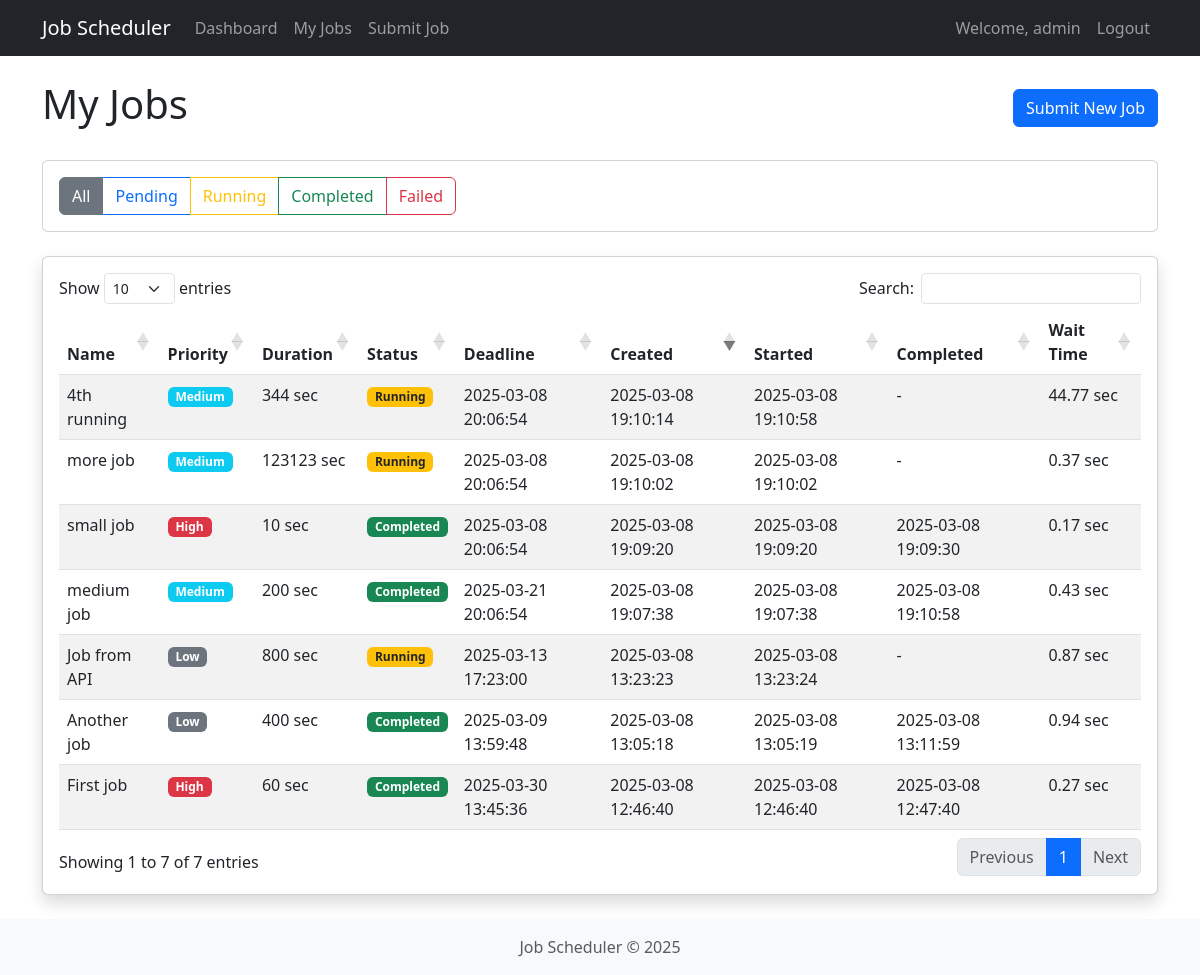
/jobs/ (signed in), run on an earlier commit of the app's database.
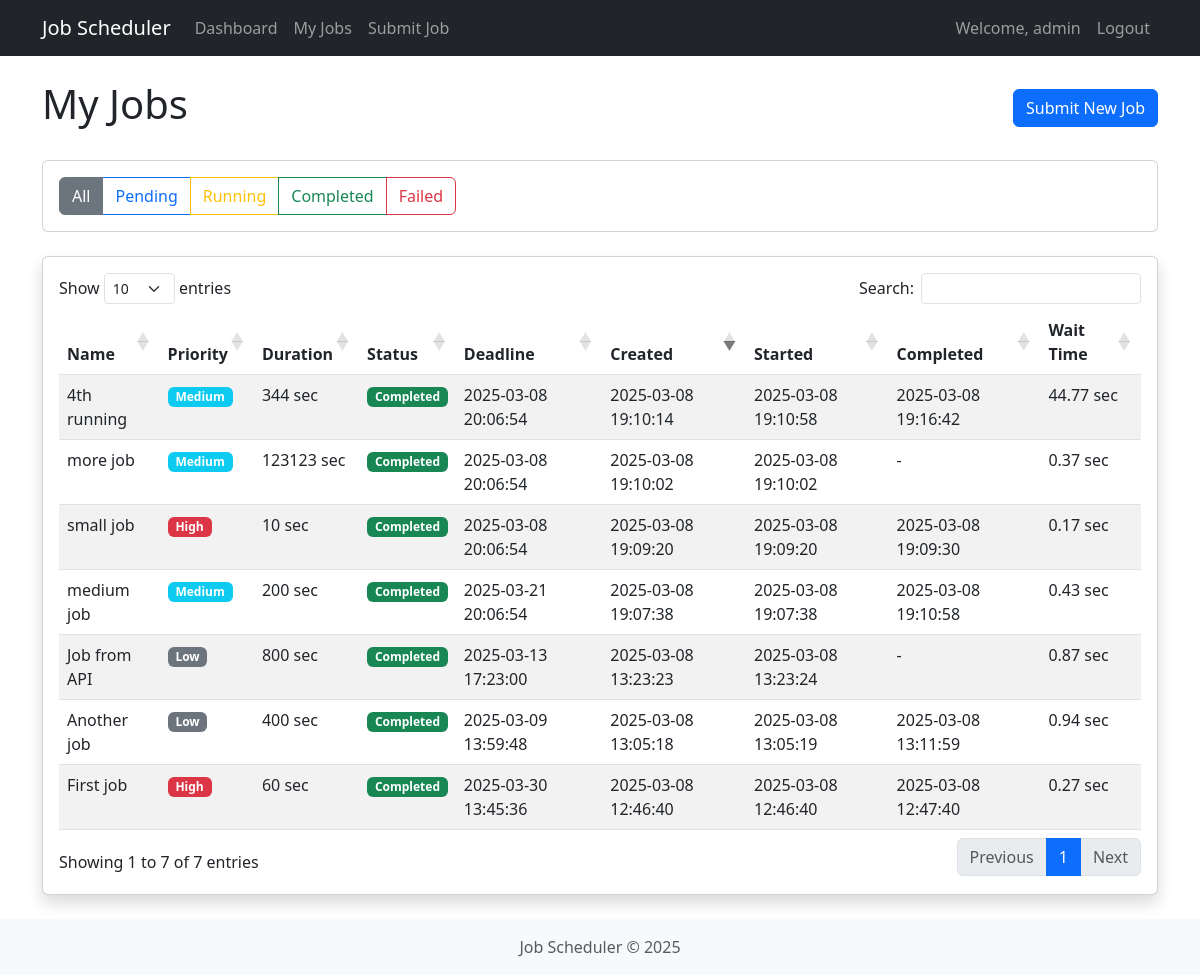
And on a later commit of the database.
### scheduler/models.py (models this page shows, shortened)
class Job(models.Model):
    PRIORITY_CHOICES = [
        ('high', 'High'),
        ('medium', 'Medium'),
        ('low', 'Low'),
    ]
    STATUS_CHOICES = [
        ('pending', 'Pending'),
        ('running', 'Running'),
        ('completed', 'Completed'),
        ('failed', 'Failed'),
    ]
    name = models.CharField(max_length=255)
    user = models.ForeignKey(User, on_delete=models.CASCADE, related_name='jobs')
    estimated_duration = models.PositiveIntegerField(help_text="Duration in seconds")
    priority = models.CharField(max_length=10, choices=PRIORITY_CHOICES, default='medium')
    deadline = models.DateTimeField()
    status = models.CharField(max_length=10, choices=STATUS_CHOICES, default='pending')
    created_at = models.DateTimeField(auto_now_add=True)
    started_at = models.DateTimeField(null=True, blank=True)
    completed_at = models.DateTimeField(null=True, blank=True)
    class Meta:
        ordering = ['-created_at']
    @property
    def wait_time(self):
        if self.started_at:
            return (self.started_at - self.created_at).total_seconds()
        return (timezone.now() - self.created_at).total_seconds()

### scheduler/views.py (the view)
# urls.py: path('jobs/', views.job_list, name='job_list'),
@login_required
def job_list(request):
    user_jobs = Job.objects.filter(user=request.user)
    status_filter = request.GET.get('status')
    if status_filter and status_filter in dict(Job.STATUS_CHOICES).keys():
        user_jobs = user_jobs.filter(status=status_filter)
    context = {
        'jobs': user_jobs,
    }
    return render(request, 'job_list.html', context)

### scheduler/templates/job_list.html (shortened to what this page needs)
{% extends 'base.html' %}
{% block content %}
<div class="d-flex justify-content-between align-items-center mb-4">
    <h1>My Jobs</h1>
    <a href="{% url 'submit_job' %}" class="btn btn-primary">Submit New Job</a>
</div>
<div class="card mb-4">
    <div class="card-body">
        <div class="btn-group" role="group">
            <a href="{% url 'job_list' %}" class="btn btn-outline-secondary {% if not request.GET.status %}active{% endif %}">All</a>
            <a href="{% url 'job_list' %}?status=pending" class="btn btn-outline-primary {% if request.GET.status == 'pending' %}active{% endif %}">Pending</a>
            <a href="{% url 'job_list' %}?status=running" class="btn btn-outline-warning {% if request.GET.status == 'running' %}active{% endif %}">Running</a>
            <a href="{% url 'job_list' %}?status=completed" class="btn btn-outline-success {% if request.GET.status == 'completed' %}active{% endif %}">Completed</a>
            <a href="{% url 'job_list' %}?status=failed" class="btn btn-outline-danger {% if request.GET.status == 'failed' %}active{% endif %}">Failed</a>
        </div>
    </div>
</div>
<div class="card shadow">
    <div class="card-body">
        <div class="table-responsive">
            <table id="jobsTable" class="table table-striped">
                <thead>
                    <tr>
                        <th>Name</th>
                        <th>Priority</th>
                        <th>Duration</th>
                        <th>Status</th>
                        <th>Deadline</th>
                        <th>Created</th>
                        <th>Started</th>
                        <th>Completed</th>
                        <th>Wait Time</th>
                    </tr>
                </thead>
                <tbody>
                    {% for job in jobs %}
                    <tr>
                        <td>{{ job.name }}</td>
                        <td>
                            {% if job.priority == 'high' %}
                            <span class="badge bg-danger">High</span>
                            {% elif job.priority == 'medium' %}
                            <span class="badge bg-info">Medium</span>
                            {% else %}
                            <span class="badge bg-secondary">Low</span>
                            {% endif %}
                        </td>
                        <td>{{ job.estimated_duration }} sec</td>
                        <td>
                            {% if job.status == 'pending' %}
                            <span class="badge bg-primary">Pending</span>
                            {% elif job.status == 'running' %}
                            <span class="badge bg-warning text-dark">Running</span>
                            {% elif job.status == 'completed' %}
                            <span class="badge bg-success">Completed</span>
                            {% else %}
                            <span class="badge bg-danger">Failed</span>
                            {% endif %}
                        </td>
                        <td>{{ job.deadline|date:"Y-m-d H:i:s" }}</td>
                        <td>{{ job.created_at|date:"Y-m-d H:i:s" }}</td>
                        <td>{{ job.started_at|date:"Y-m-d H:i:s"|default:"-" }}</td>
                        <td>{{ job.completed_at|date:"Y-m-d H:i:s"|default:"-" }}</td>
                        <td>{{ job.wait_time|floatformat:2 }} sec</td>
                    </tr>
                    {% endfor %}
                </tbody>
            </table>
        </div>
    </div>
</div>
{% endblock %}

### scheduler/templates/base.html (shortened to what this page needs)
{% load static %}
<!DOCTYPE html>
<html lang="en">
<head>
    <link href="https://cdn.jsdelivr.net/npm/bootstrap@5.3.0-alpha1/dist/css/bootstrap.min.css" rel="stylesheet">
    <link href="https://cdn.datatables.net/1.13.1/css/dataTables.bootstrap5.min.css" rel="stylesheet">
    <link rel="stylesheet" type="text/css" href="{% static '/css/styles.css' %}">
</head>
<body>
    <nav class="navbar navbar-expand-lg navbar-dark bg-dark fixed-top">
        <div class="container">
            <a class="navbar-brand" href="{% url 'home' %}">Job Scheduler</a>
            <div class="collapse navbar-collapse" id="navbarNav">
                <ul class="navbar-nav">
                    {% if user.is_authenticated %}
                    <li class="nav-item">
                        <a class="nav-link" href="{% url 'dashboard' %}">Dashboard</a>
                    </li>
                    <li class="nav-item">
                        <a class="nav-link" href="{% url 'job_list' %}">My Jobs</a>
                    </li>
                    <li class="nav-item">
                        <a class="nav-link" href="{% url 'submit_job' %}">Submit Job</a>
                    </li>
                    {% endif %}
                </ul>
                <ul class="navbar-nav ms-auto">
                    {% if user.is_authenticated %}
                    <li class="nav-item">
                        <span class="nav-link">Welcome, {{ user.username }}</span>
                    </li>
                    <li class="nav-item">
                        <a class="nav-link" href="{% url 'logout' %}">Logout</a>
                    </li>
                    {% else %}
                    <li class="nav-item">
                        <a class="nav-link" href="{% url 'login' %}">Login</a>
                    </li>
                    {% endif %}
                </ul>
            </div>
        </div>
    </nav>
    <div class="content container py-4">
        {% block content %}{% endblock %}
    </div>
    <footer class="footer">
        <div class="container text-center">
            <span class="text-muted">Job Scheduler &copy; {% now "Y" %}</span>
        </div>
    </footer>
</body>
</html>

### scheduler/templates/base.html (style rules this page uses)
body { padding-top: 56px; min-height: 100vh; display: flex; flex-direction: column; }
.content { flex: 1; }
.footer { margin-top: auto; padding: 1rem 0; background-color: #f8f9fa; }

What changed in the data, as far as the page shows it:
changed Job "4th running": completed_at "-" → "2025-03-08 19:16:42"; status "Running" → "Completed"
changed Job "more job": status "Running" → "Completed"
changed Job "Job from API": status "Running" → "Completed"
